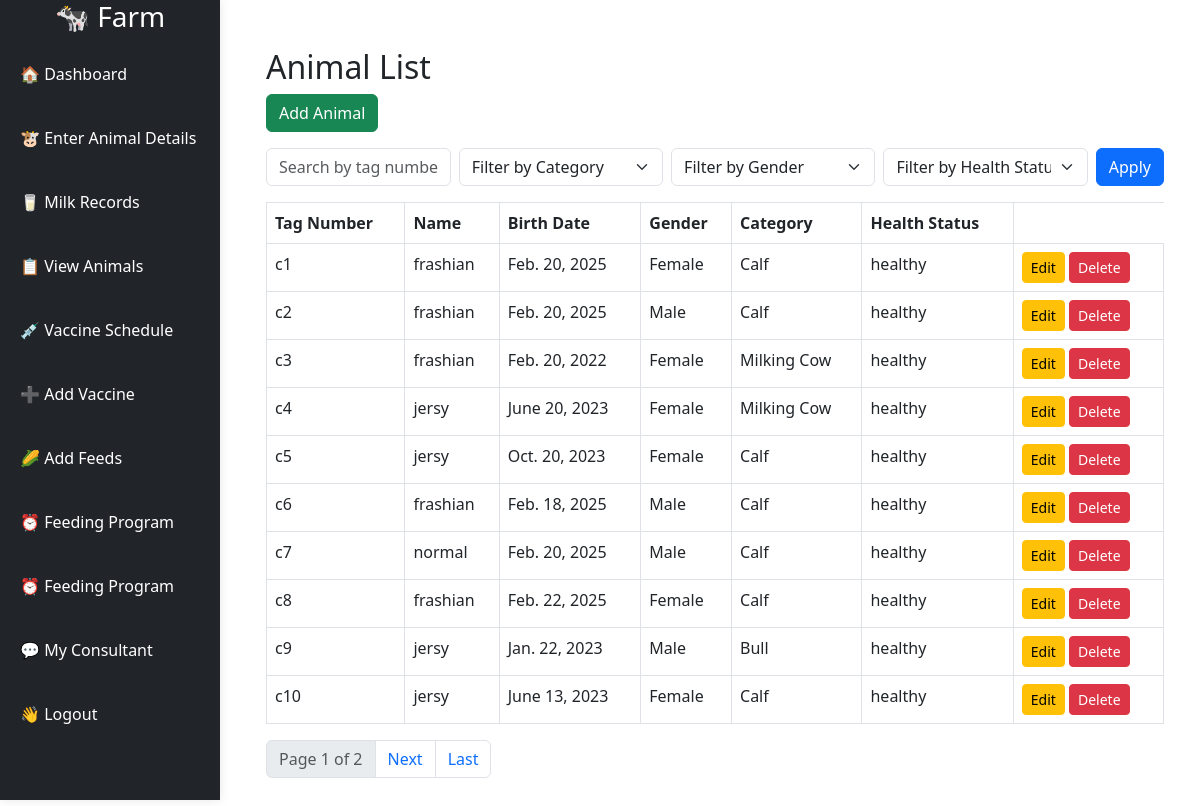
/animals/list/, run on the app's committed database.
### animals/models.py (models this page shows, shortened)
class Animal(models.Model):
    ANIMAL_TYPES = [
        ('calf', 'Calf'),
        ('milking_cow', 'Milking Cow'),
        ('bull', 'Bull'),
    ]
    GENDER_CHOICES = [
        ('male', 'Male'),
        ('female', 'Female'),
    ]
    tag_number = models.CharField(max_length=20, unique=True)
    name = models.CharField(max_length=100)
    birth_date = models.DateField()
    gender = models.CharField(max_length=10, choices=GENDER_CHOICES)
    category = models.CharField(max_length=20, choices=ANIMAL_TYPES, blank=True)
    health_status = models.TextField(blank=True, null=True)

### animals/views.py (the view)
# urls.py: path('list/', animal_list, name='animal_list'),
def animal_list(request):
    animals = Animal.objects.all()
    search_query = request.GET.get('search', '')
    if search_query:
        animals = animals.filter(tag_number__icontains=search_query)
    category = request.GET.get('category')
    gender = request.GET.get('gender')
    health_status = request.GET.get('health_status')
    if category:
        animals = animals.filter(category=category)
    if gender:
        animals = animals.filter(gender=gender)
    if health_status:
        animals = animals.filter(health_status=health_status)
    paginator = Paginator(animals, 10) # Show 10 animals per page
    try:    # Get the page number from the request
        page_number = int(request.GET.get('page', 1)) # Default to page 1
    except:
        page_number = 1 # Default to page 1
    page_obj = paginator.get_page(page_number) # Get the animals for the requested page
    context = {
        'animals': page_obj,  # Paginated animals
        'search_query': search_query,
        'category': category,
        'gender': gender,
        'health_status': health_status,
    }
    return render(request, 'animals/animal_list.html', context)

### templates/animals/animal_list.html (shortened to what this page needs)
{% extends 'base.html' %}
{% block content %}
<div class="container mt-4">
    <h2>Animal List</h2>
    <a href="{% url 'add_animal' %}" class="btn btn-success mb-3">Add Animal</a>
    <form method="GET" class="mb-3 d-flex gap-2">
        <input type="text" name="search" class="form-control" placeholder="Search by tag number..." value="{{ search_query }}">
        <select name="category" class="form-select">
            <option value="">Filter by Category</option>
        </select>
        <select name="gender" class="form-select">
            <option value="">Filter by Gender</option>
        </select>
        <select name="health_status" class="form-select">
            <option value="">Filter by Health Status</option>
        </select>
        <button type="submit" class="btn btn-primary">Apply</button>
    </form>
    <table class="table table-bordered">
        <thead>
            <tr>
                <th>Tag Number</th>
                <th>Name</th>
                <th>Birth Date</th>
                <th>Gender</th>
                <th>Category</th>
                <th>Health Status</th>
            </tr>
        </thead>
        <tbody>
            {% for animal in animals %}
            <tr>
                <td>{{ animal.tag_number }}</td>
                <td>{{ animal.name }}</td>
                <td>{{ animal.birth_date }}</td>
                <td>{{ animal.get_gender_display }}</td>
                <td>{{ animal.get_category_display }}</td>
                <td>{{ animal.health_status }}</td>
                <td>
                    <a href="{% url 'edit_animal' animal.id %}" class="btn btn-warning btn-sm">Edit</a>
                    <a href="{% url 'delete_animal' animal.id %}" class="btn btn-danger btn-sm">Delete</a>
                </td>
            </tr>
            {% endfor %}
        </tbody>
    </table>
    <nav>
        <ul class="pagination">
            <li class="page-item disabled"><span class="page-link">Page {{ animals.number }} of {{ animals.paginator.num_pages }}</span></li>
            {% if animals.has_next %}
            <li class="page-item"><a class="page-link" href="?page={{ animals.next_page_number }}">Next</a></li>
            <li class="page-item"><a class="page-link" href="?page={{ animals.paginator.num_pages }}">Last</a></li>
            {% endif %}
        </ul>
    </nav>
</div>
{% endblock %}

### data on the page
Animal: tag_number "c1", name "frashian", birth_date "Feb. 20, 2025", gender "Female", category "Calf", health_status "healthy"
Animal: tag_number "c2", name "frashian", birth_date "Feb. 20, 2025", gender "Male", category "Calf", health_status "healthy"
Animal: tag_number "c3", name "frashian", birth_date "Feb. 20, 2022", gender "Female", category "Milking Cow", health_status "healthy"
Animal: tag_number "c4", name "jersy", birth_date "June 20, 2023", gender "Female", category "Milking Cow", health_status "healthy"
Animal: tag_number "c5", name "jersy", birth_date "Oct. 20, 2023", gender "Female", category "Calf", health_status "healthy"
Animal: tag_number "c6", name "frashian", birth_date "Feb. 18, 2025", gender "Male", category "Calf", health_status "healthy"
Animal: tag_number "c7", name "normal", birth_date "Feb. 20, 2025", gender "Male", category "Calf", health_status "healthy"
Animal: tag_number "c8", name "frashian", birth_date "Feb. 22, 2025", gender "Female", category "Calf", health_status "healthy"
Animal: tag_number "c9", name "jersy", birth_date "Jan. 22, 2023", gender "Male", category "Bull", health_status "healthy"
Animal: tag_number "c10", name "jersy", birth_date "June 13, 2023", gender "Female", category "Calf", health_status "healthy"

### other printed values
{{ animals.number }} "1"
{{ animals.paginator.num_pages }} "2"
